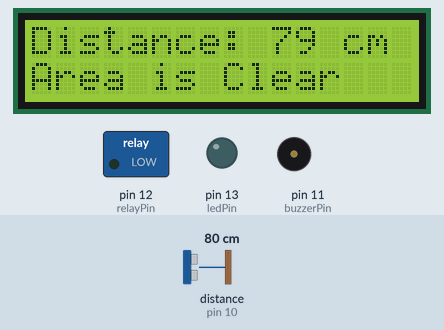
Recording of a sketch running on a simulated Arduino Uno, built with avr-gcc and run on an emulated ATmega328P. Shown: 16×2 character LCD, switched loads named in the sketch (green lamp = pin HIGH), output pins drawn as LEDs (lit = HIGH), buzzer (waves = sounding, pin HIGH). Wiring (from diagram.json): ultrasonic range finder: trigger pin 9; echo pin 10. The inputs (shaded band) are chosen by the test bench; at power-on: distance to the obstacle (sensor on pin 10) 80 cm. The echo pulse lasts 58.3 µs per cm; pins used as bus, display or sensor lines are not drawn; what the sketch prints to the serial monitor is not drawn.

Above: at 2.7 s.
2.8 s: distance to the obstacle (sensor on pin 10) set to 24 cm
At 3.7 s:
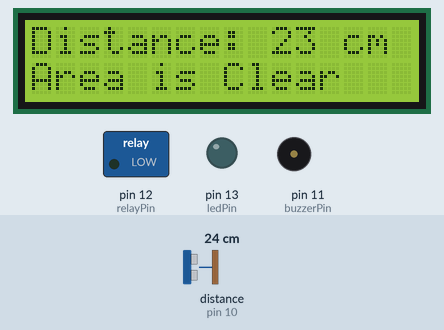
4.4 s: distance to the obstacle (sensor on pin 10) set to 19 cm
At 5.8 s:
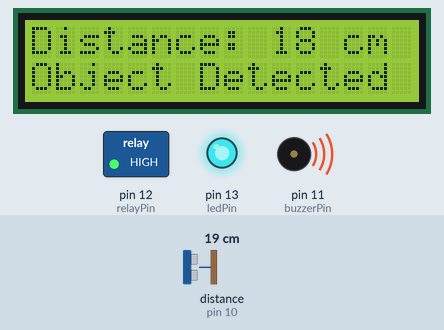
6.1 s: distance to the obstacle (sensor on pin 10) set to 60 cm
At 7.0 s:
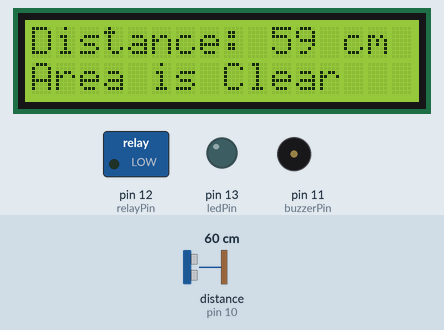
Timing chart, 0 to 9.1 s (numbered marks = the images above; inputs shaded):
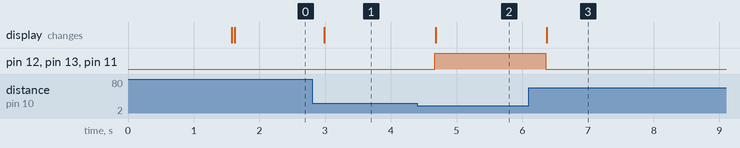

The sketch:

sketch.ino
```cpp
#include <Wire.h>
#include <LiquidCrystal_I2C.h>

LiquidCrystal_I2C lcd(0x27, 16, 2);

const int trigPin = 9;
const int echoPin = 10;
const int buzzerPin = 11;
const int relayPin = 12;
const int ledPin = 13;

long duration;
int distance;

const int threshold = 20;

void setup() {
  lcd.init();
  lcd.backlight();

  pinMode(trigPin, OUTPUT);
  pinMode(echoPin, INPUT);
  pinMode(buzzerPin, OUTPUT);
  pinMode(relayPin, OUTPUT);
  pinMode(ledPin, OUTPUT);

  digitalWrite(relayPin, LOW);
  digitalWrite(buzzerPin, LOW);
  digitalWrite(ledPin, LOW);

  Serial.begin(9600);

  lcd.setCursor(0, 0);
  lcd.print("Distance System");
  delay(1500);
  lcd.clear();
}

void loop() {
  digitalWrite(trigPin, LOW);
  delayMicroseconds(2);

  digitalWrite(trigPin, HIGH);
  delayMicroseconds(10);
  digitalWrite(trigPin, LOW);

  duration = pulseIn(echoPin, HIGH, 30000);

  if (duration == 0) {
    lcd.setCursor(0, 0);
    lcd.print("No object found ");
    lcd.setCursor(0, 1);
    lcd.print("Check sensor    ");

    digitalWrite(buzzerPin, LOW);
    digitalWrite(relayPin, LOW);
    digitalWrite(ledPin, LOW);
    delay(300);
    return;
  }

  distance = duration * 0.0343 / 2;

  lcd.setCursor(0, 0);
  lcd.print("Distance:       ");
  lcd.setCursor(10, 0);
  lcd.print(distance);
  lcd.print(" cm");

  Serial.print("Distance: ");
  Serial.print(distance);
  Serial.println(" cm");

  if (distance <= threshold) {
    digitalWrite(buzzerPin, HIGH);
    digitalWrite(relayPin, HIGH);
    digitalWrite(ledPin, HIGH);

    lcd.setCursor(0, 1);
    lcd.print("Object Detected ");
  } else {
    digitalWrite(buzzerPin, LOW);
    digitalWrite(relayPin, LOW);
    digitalWrite(ledPin, LOW);

    lcd.setCursor(0, 1);
    lcd.print("Area is Clear   ");
  }

  delay(300);
}
```

Measured:
- the behaviour switches between 22 and 21 cm on distance to the obstacle (sensor on pin 10) (found by bisection; images 1 and 2)
- after the input at 2.8 s, the display: changes after 0.19 s (image 1)
- after the input at 4.4 s, pin 12 (relayPin), pin 13 (ledPin), pin 11 (buzzerPin): LOW → HIGH after 0.27 s; the display: changes after 0.28 s (image 2)
- after the input at 6.1 s, pin 12 (relayPin), pin 13 (ledPin), pin 11 (buzzerPin): HIGH → LOW after 0.26 s; the display: changes after 0.28 s (image 3)
